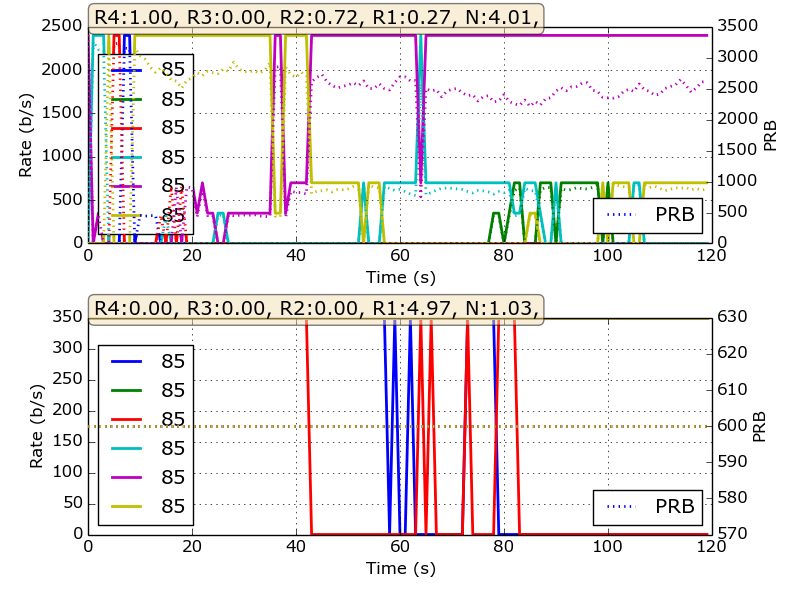

This figure's Python source:
import matplotlib, re
matplotlib.use('Agg')
import matplotlib.pyplot as plt
import os, sys, glob, re, math, operator, random, commands
import numpy as np

n = 6
bpp_min = 20 # bpp is bytes per prb
bpp_max = 250
total_prb = 12000
percentage = .3

br = [350, 700, 1200, 2400, 4800]
br = [350, 700, 1200, 2400]
label = ["N","R1", "R2", "R3", "R4"]

random.seed(0)		
time = 120
result_sqm = []
result_paris = []
bpp = {}
bpp_legend = []
randomness = 0.05

def get_same_location():
	global bpp_legend
	bpp_legend = []
	x = random.randint(bpp_min, bpp_max)
	for i in range(n):
		bpp[i] = x
		bpp_legend.append(str(bpp[i]))

def get_random_location():
	global bpp_legend
	bpp_legend = []
	for i in range(n):
		bpp[i] = random.randint(bpp_min, bpp_max)
		bpp_legend.append(str(bpp[i]))

def get_two_types_users():
	global bpp_legend
	bpp_legend = []
	for i in range(n):
		if i % 2 == 0:
			bpp[i] = random.randint(bpp_max*0.9, bpp_max)
		else:
			bpp[i] = random.randint(bpp_min, bpp_min*1.1)
		bpp_legend.append(str(bpp[i]))

def sqm(bpp):
	available = total_prb*percentage
	used = 0
	ret_prb = {}
	ret_rate = {}
	sorted_bpp = sorted(bpp.items(), key=operator.itemgetter(1), reverse=True)
	for i in range(len(sorted_bpp)):
		ret_prb[sorted_bpp[i][0]] = 0
		ret_rate[sorted_bpp[i][0]] = 0
		for j in range(len(br) - 1, -1, -1):
			need = br[j]*1000.0/(sorted_bpp[i][1]*8)
			if used + need < available:
				ret_prb[sorted_bpp[i][0]] = need
				ret_rate[sorted_bpp[i][0]] = br[j]
				used += need
				break
	
	ret_prb_ = []
	ret_rate_ = []
	for i in range(len(bpp)):
		ret_prb_.append(ret_prb[i])
		ret_rate_.append(ret_rate[i])
	return ret_prb_, ret_rate_

def paris(bpp):
	available = total_prb*percentage
	ret_prb = {}
	ret_rate = {}
	for i in range(len(bpp)):
		ret_prb[i] = available/len(bpp)
		temp_rate = ret_prb[i]*bpp[i]*8/1000
		j = 0
		while br[j] <= temp_rate and j < len(br):
			j += 1
		ret_rate[i] = br[j - 1] if j - 1 >= 0 else 0
	ret_prb_ = []
	ret_rate_ = []
	for i in range(len(bpp)):
		ret_prb_.append(ret_prb[i])
		ret_rate_.append(ret_rate[i])
	return ret_prb_, ret_rate_

get_random_location()
get_two_types_users()
get_same_location()
print bpp_legend
for i in range(time):
	for j in range(n):
		bpp[j] = bpp[j]*(1 + 2*(random.random() - 0.5)*randomness)
	result_sqm.append(sqm(bpp))
	result_paris.append(paris(bpp))

# plotting
fig = plt.figure()
ax = fig.add_subplot(211)
bx = fig.add_subplot(212)
ax2 = ax.twinx()
bx2 = bx.twinx()

results = [result_sqm, result_paris]
axes = [(ax, ax2), (bx, bx2)]
br_with_zero = [0] + br
for ii in range(len(results)): # for each scheme
	rate_count = [0] * (len(br_with_zero) + 1)
	for i in range(n): # for each premium user
		x = []
		y1 = []
		y2 = []
		for j in range(len(results[ii])): # for each second
			x.append(j)
			y1.append(results[ii][j][0][i])
			y2.append(results[ii][j][1][i])
			rate_count[br_with_zero.index(results[ii][j][1][i])] += 1
		axes[ii][1].plot(x, y1, ":", linewidth=2)
		axes[ii][0].plot(x, y2, "-", linewidth=2)
	axes[ii][1].legend(["PRB"], 4)
	axes[ii][0].legend(bpp_legend, 3)
	axes[ii][0].grid()
	#ax.set_xlim([r_s, r_e])
	#ax.set_ylim([0, 4800])
	#ax[i].legend(le[i],fontsize=legend_font_size)
	#ax[i].set_ylabel("++", fontsize=label_font_size)
	axes[ii][1].set_ylabel("PRB")
	axes[ii][0].set_ylabel("Rate (b/s)")
	axes[ii][0].set_xlabel("Time (s)")
	text = ""
	for i in range(len(br_with_zero)):
		text = str(label[i]) + ":" + str("%.2f"%(rate_count[i]*1.0/len(results[ii]))) + ", " + text
	props = dict(boxstyle='round', facecolor='wheat', alpha=0.5)
	axes[ii][0].text(0.01, 1.08, text, transform=axes[ii][0].transAxes, verticalalignment='top', fontsize=14, bbox=props)
plt.tight_layout()
plt.savefig("policy.png")